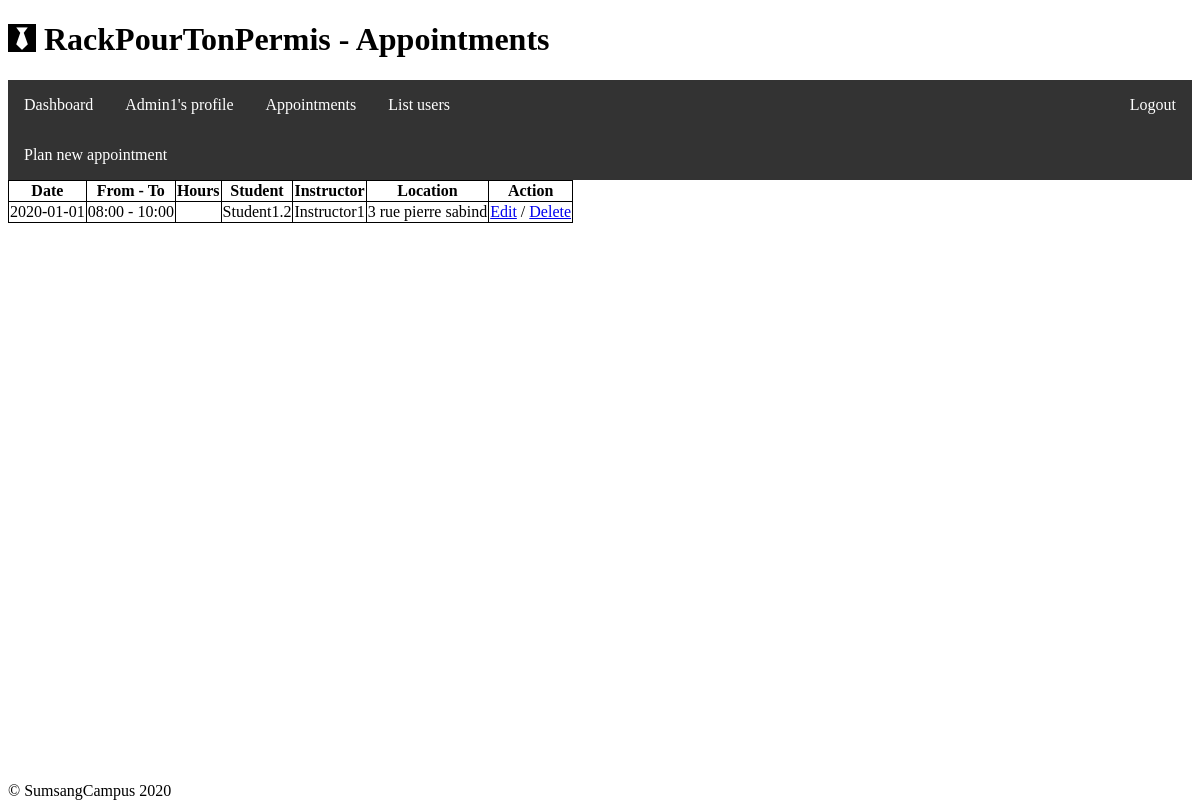
The app's page /appointment/ (signed in) with its own data.
### Meeting/models.py (models this page shows)
class Meeting(models.Model):
    student = models.ForeignKey(User, on_delete=models.CASCADE, db_column='student_id', related_name='student')
    instructor = models.ForeignKey(User, on_delete=models.CASCADE, db_column='instructor_id', related_name='instructor')
    date = models.DateField()
    start_at = models.TimeField()
    end_at = models.TimeField()
    hours = models.TimeField()
    location = models.TextField(null=True)

### Meeting/views.py (the view)
# urls.py: path('', views.index, name='index_meet'),
def index(request, filter=None):
    print('\033[96m> Accessing appointment page\033[m')
    if is_granted(request.user, 'secretary'):
        appointments = Meeting.objects.all()
    elif is_granted(request.user, 'instructor'):
        appointments = Meeting.objects.filter(instructor=request.user)
    elif has_group(request.user, 'student'):
        appointments = Meeting.objects.filter(student=request.user)
    else:
        raise HttpResponseServerError
    view_name = '_admin_row.html' if is_granted(request.user, 'secretary') \
        else '_instructor_row.html' if has_group(request.user, 'instructor') \
        else '_student_row.html'
    print('\033[96m - View : '+view_name+'\033[m')
    return render(request, 'Meeting/index.html', locals())

### User/utilities.py (called while the page is built, shortened)
@register.filter(name='granted')
def is_granted(user, role, strict=False):
    if user.is_staff:
        return True

@register.filter(name='icon')
def get_icon(user):
    if user.is_staff:
        return '<i class="fa fa-black-tie"></i>'
    elif is_granted(user, 'admin'):
        return '<i class="fa fa-user-plus"></i>'
    elif is_granted(user, 'secretary'):
        return '<i class="fa fa-laptop"></i>'
    elif is_granted(user, 'instructor'):
        return '<i class="fa fa-car"></i>'
    else:
        return '<i class="fa fa-user"></i>'

### Meeting/templates/Meeting/index.html (shortened to what this page needs)
{% extends "index.html" %}
{% block page_title %}
    {{ block.super }} - Appointments
{% endblock %}
{% block submenu %}
    <ul class="menu">
        {% if user|granted:"instructor" %}
            <li class="menu_element"><a href="{% url 'create_meet' %}">Plan new appointment</a></li>
        {% endif %}
    </ul>
{% endblock %}
{% block content %}
    <table>
        {% include 'Meeting/_head'|add:view_name %}
        <tbody>
            {% for a in appointments %}
                {% include 'Meeting/'|add:view_name %}
            {% empty %}
                <tr>No element.</tr>
            {% endfor %}
        </tbody>
    </table>
{% endblock%}

### templates/_menu.html
<nav>
    {% block nav %}
        <ul class="menu">
            <li class="menu_element"><a href="{% url 'dashboard' %}">Dashboard</a></li>
            <li class="menu_element"><a href="{% url 'show_user' request.user.id %}">{{ request.user.username }}'s profile</a></li>
            <li class="menu_element"><a href="{% url 'index_meet' %}">Appointments</a></li>
            {% if request.user|granted:"instructor" %}
                <li class="menu_element"><a href="{% url 'index' %}">List users</a></li>
            {% endif %}
            <li class="menu_element" style="float: right"><a href="{% url 'logout' %}">Logout</a></li>
        </ul>
    {% endblock %}
</nav>

### Meeting/templates/Meeting/_admin_row.html
<tr>
    <td>{{ a.date|date:'Y-m-d' }}</td>
    <td>{{ a.start_at|date:'H:i' }} - {{ a.end_at|date:'H:i' }}</td>
    <td>{{ a.time|date:'H:i' }}</td>
    <td>{{ a.student }}</td>
    <td>{{ a.instructor }}</td>
    <td>{{ a.location }}</td>
    <td><a href="{% url 'edit_meet' a.id %}">Edit</a> / <a href="{% url 'delete_meet' a.id %}">Delete</a></td>
</tr>

### static/css/index.css (style rules this page uses)
.menu { list-style-type: none; margin: 0; padding: 0; overflow: hidden; background-color: #333333; }
.menu_element { float: left; }
.menu_element a { display: block; color: white; text-align: center; padding: 16px; text-decoration: none; }
table { border-collapse: collapse; }
table, th, td { border: 1px solid black; }

### records on screen
Meeting: date "2020-01-01", start_at "08:00", end_at "10:00", student "Student1.2", instructor "Instructor1", location "3 rue pierre sabind"

### other values on screen
{{ request.user.username }} "Admin1"
